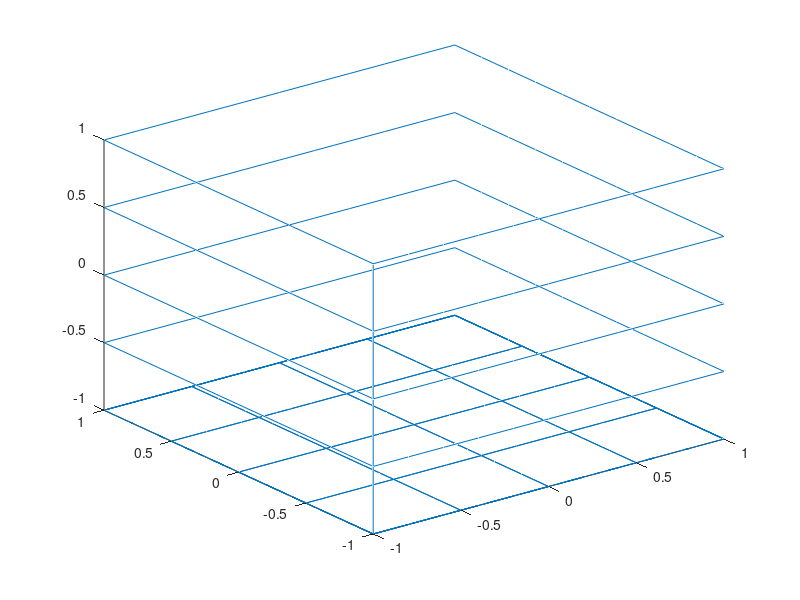

This figure's MATLAB source: (Note: this script raises an error after producing the figure.)
clc;close all; clear all
x = -1:0.05:1;
y = x;
z = x;

N= floor(length(x)/2);

% for i=-N:N
%     subplot(121);
%     figure(1)
%     hold on;
%     plot(x,y(i+N+1)*ones(1,length(x)),'r');
%     plot(x(i+N+1)*ones(1,length(x)),y,'r');
%
%     Xn = map(x,(i/N)*ones(1,length(x)));
%     Yn = map((i/N)*ones(1,length(x)),x);
%     axis equal;
%     axis([-1.1 1.1 -1.1 1.1])
%
%     subplot(122)
%     %     figure(2)
%     hold on;
%     plot(Xn,Yn,'m');
%     plot(Yn,Xn,'m');
%     axis equal;
%     axis([-1.1 1.1 -1.1 1.1])
% end
% close all
% grid minor
%
% % mesh(x,y,ones(length(x),length(y)))
% % figure
% % mesh(x/sqrt(2),sqrt(1-x.^2/2),ones(length(x),length(y)))

%% CUBE TO A SPHERE
x=-1:.2:1;
y=-1:.2:1;
z=-1:.2:1;

x = [[-1:.2:1] , ones(1,length(y)),-[-1:.2:1],-ones(1,length(y)) ];
y = [-ones(1,length(y)),[-1:.2:1], ones(1,length(y)), -[-1:.2:1]];

z = [-ones(1,length(x))];

X = [];
Y = [];
Z = [];

for t=-1:.5:1
    X = [X x];
    Y = [Y y];
    Z = [Z t*z];
end
for t=-1:.5:1
    X = [X x];
    Y = [Y t*y];
    Z = [Z z];
end
for t=-1:.5:1
    X = [X t*x];
    Y = [Y y];
    Z = [Z z];
end
% X = [x x x x x .1.*x];
% Y = [y y y y y .1.*y];
% Z = [z z.*.5 zeros(size(z)) -z -z.*.5 -z];

plot3(X,Y,Z)

for i=1:length(X)
    for j=1:length(Y)
        for k=1:length(Z)

            X1(i) = mapcube(X(i),Y(i),Z(i));
            Y1(i) = mapcube(Y(i),Y(i),X(i));
            Z1(i) = mapcube(Z(i),Y(i),X(i));
        end
    end
end
figure
plot3(X1,Y1,Z1)






















